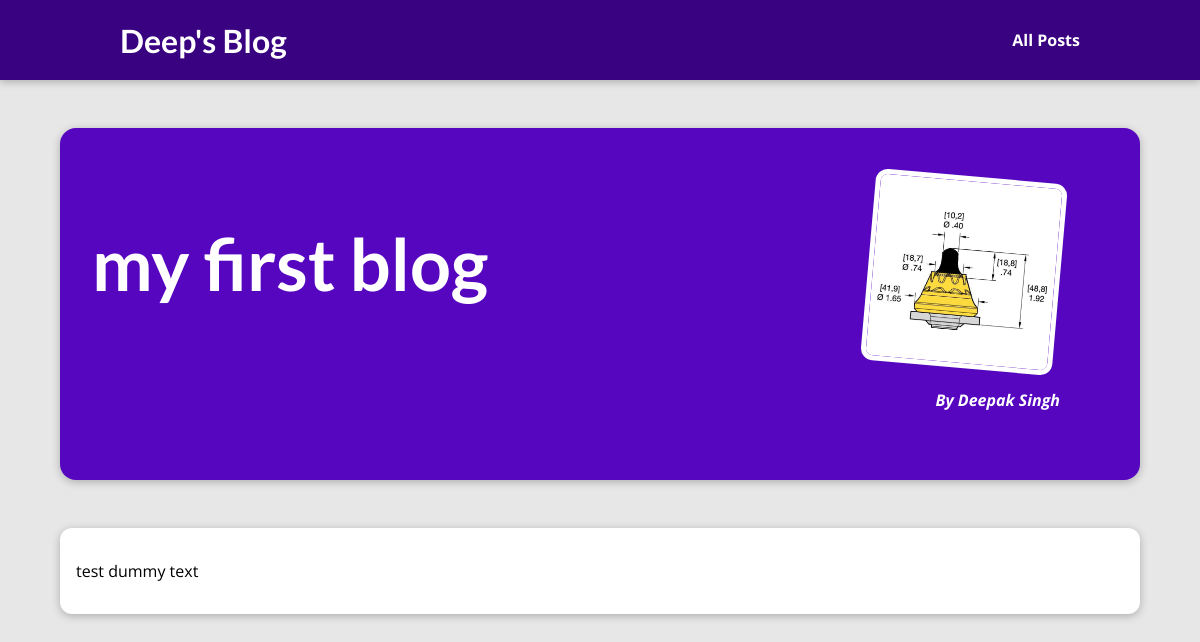
The app's page /posts/1/ with its own data.
### blog/models.py (models this page shows, shortened)
class Post(models.Model):
    title = models.CharField(max_length=200)
    content = models.TextField()
    author = models.ForeignKey(Author, on_delete=models.CASCADE)
    image = models.ImageField(upload_to="images/", null=True)
    excerpt = models.CharField(max_length=200)
    date = models.DateField(null=True)

class Author(models.Model):
    name = models.CharField(max_length=100)
    email = models.EmailField(max_length=100)
    def __str__(self):
        return self.name

### blog/views.py (the view)
# urls.py: path("posts/<int:id>/", views.PostDetail, name="post_detail"),
def PostDetail(request, id):
    identified_post = Post.objects.get(pk=id)
    return render(request, "blog/post-detail.html", {
        "post": identified_post
    })

### blog/templates/blog/post-detail.html (shortened to what this page needs)
{% extends "base.html" %}
{% load static %}
  {% block head %}
<link rel="stylesheet" href="{% static 'blog/post-detail.css' %}" />
{% endblock %}
 {% block content %}
<section id="summary">
  <h2>{{ post.title }}</h2>
  <article class="">
    <img src="{{post.image.url}}" alt="{{ post.title }}" />
    <div class="post-detail__content">
      <address>By {{ post.author | title }}</address>
    </div>
  </article>
</section>
<main>
    <p>
    {{ post.content | linebreaks }}
    </p>
</main>
{%endblock%}

### templates/base.html (shortened to what this page needs)
{% load static %}
<!DOCTYPE html>
<html lang="en">
<head>
    <link rel="stylesheet" href="{% static 'app.css' %}">
    {% block head %}
    {% endblock %}
</head>
<body>
    <header id="main-navigation">
    <h1><a href="{% url 'home' %}">Deep's Blog</a></h1>
    <nav>
    <a href="{% url 'posts' %}">All Posts</a>
    </nav>
</header>
   {% block content %}
   {% endblock %}
</body>
</html>

### static/app.css (style rules this page uses)
* { box-sizing: border-box; }
html { font-family: 'Open Sans', 'Lato', sans-serif; }
body { margin: 0; }
h1, h2, h3 { font-family: 'Lato', sans-serif; font-weight: bold; }
body { background-color: #e7e7e7; }
#main-navigation { background-color: #390281; box-shadow: 0 2px 8px rgba(0, 0, 0, 0.25); }
#main-navigation { width: 100%; height: 5rem; display: flex; justify-content: space-between; align-items: center; padding: 0 10%; position: absolute; top: 0; left: 0; }
#main-navigation a { text-decoration: none; color: white; font-weight: bold; }

### blog/static/blog/post-detail.css (style rules this page uses)
body { background-color: #e7e7e7; }
#main-navigation { background-color: #390281; box-shadow: 0 2px 8px rgba(0, 0, 0, 0.25); }
#summary { margin: 8rem auto 3rem auto; padding: 2rem; width: 90%; max-width: 90rem; border-radius: 16px; background-color: #5706c0; position: relative; box-shadow: 0 2px 8px rgba(0, 0, 0, 0.25); height: 22rem; }
#summary h2 { color: white; font-size: 4.5rem; }
#summary article { position: absolute; top: 2rem; right: 3rem; padding: 1rem 2rem; border-radius: 12px; text-align: right; color: white; }
#summary article img { width: 12rem; height: 12rem; border-radius: 12px; transform: rotateZ(5deg); border: 5px solid white; margin-bottom: 1rem; }
#summary address { font-weight: bold; }
main { width: 90%; max-width: 90rem; margin: 3rem auto; background-color: white; padding: 1rem; border-radius: 12px; box-shadow: 0 2px 8px rgba(0, 0, 0, 0.25); }

### records on screen
Post: title "my first blog", image (picture), author "Deepak Singh", content "test dummy text"
